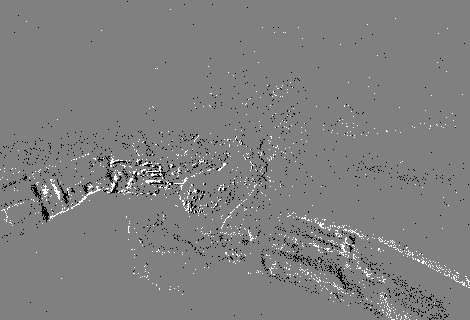
#> input picture TransUNet-single/datasets/GaE_Dataset_final/Testing/Events/New_folder/Event Image 1007.png, 470 x 320 px; its folder holds only this picture in this run
$ python transform_dataset_test_final_EvB.py
#> lines starting #> are read from the running program, lines starting #| are printed output that depends on the picture; after the words box and inside, x2 and y2 are one past the last pixel; in counts of white or black regions, pixels touching at a corner belong together
import numpy as np
import os
import cv2
import matplotlib.pyplot as plt
import pickle

# Paths to traning images
test_data_path = "./GaE_Dataset_final/Testing/Events/New_folder"
test_label_path = "./GaE_Dataset_final/Testing/Masks/New_folder"

# Path to save generated .npz files
npz_saving_path = "./GaE_final_EvB/test_npz/"

# This is used to filter bad images
# preserving_ratio = 0.25


filenames = os.listdir(test_data_path)

png_test_list = []
for filename in filenames: # Get all images name
    if filename.endswith('png'):
        png_test_list.append(filename)
print('Number of images found : ', len(png_test_list))

png_test_list.sort()

filenames2 = os.listdir(test_label_path)

png_label_list = []
for filename in filenames2: # Get all labels name
    if filename.endswith('png'):
        png_label_list.append(filename)
print('Number of labels found : ', len(png_label_list))

png_label_list.sort()

list_file = open('./test.txt','a')

for i, f in enumerate(png_test_list):
    # Read testing image
    data_path = os.path.join(test_data_path, f)
    img_o = cv2.imread(data_path)
#> img_o is the input picture: shape (320, 470, 3); min 0, max 255, mean 127.5
    img = cv2.resize(img_o, (320,320), interpolation=cv2.INTER_AREA)
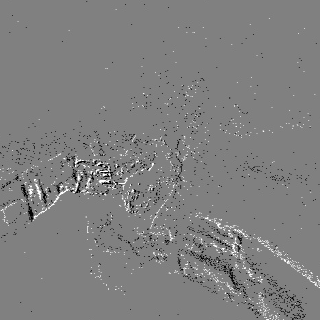
#> img: shape (320, 320, 3); min 0, max 255, mean 127.5
    img = img / np.amax(img)  # Normalisation
    img_avg = (img[:,:,0]+img[:,:,1]+img[:,:,2])/3
    img_arr = np.asarray(img_avg)

    # Read testing label
    label_path = os.path.join(test_label_path, png_label_list[i])
    img_label_o = cv2.imread(label_path)
    img_label = cv2.resize(img_label_o, (320,320), interpolation=cv2.INTER_AREA)
    img_label_avg = (img_label[:,:,0]+img_label[:,:,1]+img_label[:,:,2])/3
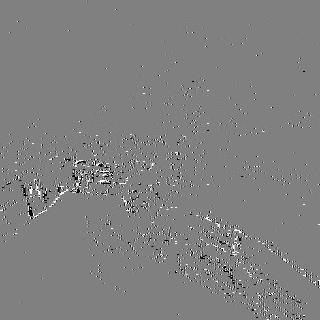
#> img_label_avg: shape (320, 320) float64; min 0, max 85, mean 42.7; drawn with min black and max white
    above_1 = np.nonzero(img_label_avg)
#> above_1 = 102273 positions, rows 0 to 319, columns 0 to 319
    img_label_avg[above_1] = 1
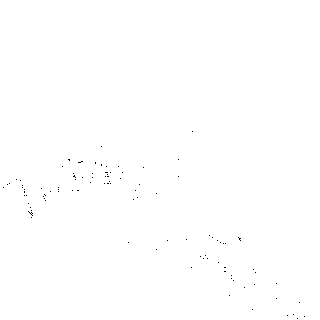
#> img_label_avg: shape (320, 320) float64; values 0 (black) and 1 (white), 99.9% white; black in thin lines or dots, all inside (x1, y1, x2, y2) = (3, 131, 305, 319)
    img_label_arr = np.asarray(img_label_avg)

    # Store data as .npz format
    if not os.path.exists(npz_saving_path):
        os.makedirs(npz_saving_path)
    np.savez(os.path.join(npz_saving_path, f[0:-4]+'.npz'), image=img_arr, label=img_label_arr, case_name=f[0:-4])

    # Make a record in list
    list_file.write(f[0:-4])
    list_file.write('\n')

    print(f+'.npz finished.')

list_file.close()
print('All .npz transform complete!')


# Show dataset with npz format
test = np.load(os.path.join(npz_saving_path,png_test_list[0][0:-4]+'.npz'))
cv2.imshow('test_data',test['image'])
cv2.waitKey(5000)
cv2.imshow('test_label',test['label'])
cv2.waitKey(5000)

$ run again, on TransUNet-single/datasets/GaE_Dataset_final/Testing/Events/New_folder/Event Image 921.png
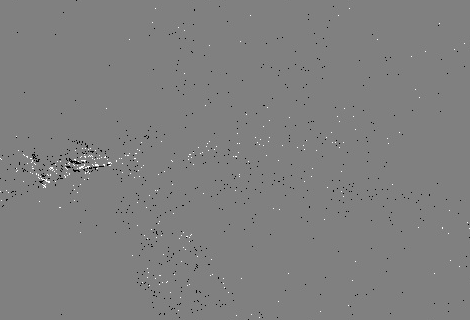
#> input picture TransUNet-single/datasets/GaE_Dataset_final/Testing/Events/New_folder/Event Image 921.png, 470 x 320 px
#> img_o is the input picture: shape (320, 470, 3); min 0, max 255, mean 127.7
#> `img = cv2.resize(img_o, (320,320), interpolation=cv2.INTER_AREA)`:
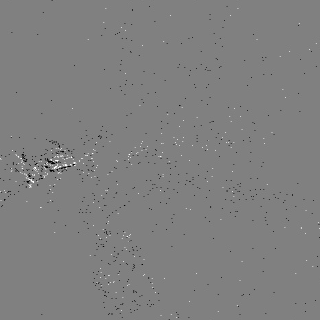
#> img: shape (320, 320, 3); min 0, max 255, mean 127.7
#> `img_label_avg = (img_label[:,:,0]+img_label[:,:,1]+img_label[:,:,2])/3`:
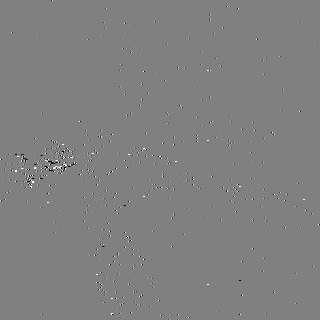
#> img_label_avg: shape (320, 320) float64; min 0, max 85, mean 42.7; drawn with min black and max white
#> above_1 = 102385 positions, rows 0 to 319, columns 0 to 319

$ run again, on TransUNet-single/datasets/GaE_Dataset_final/Testing/Events/New_folder/Event Image 1015.png
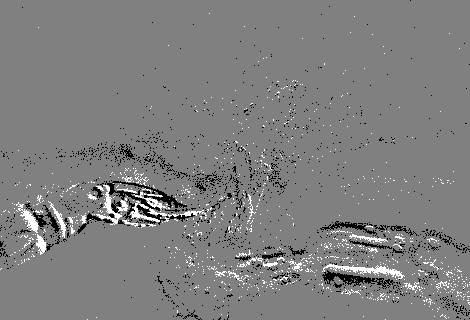
#> input picture TransUNet-single/datasets/GaE_Dataset_final/Testing/Events/New_folder/Event Image 1015.png, 470 x 320 px
#> img_o is the input picture: shape (320, 470, 3); min 0, max 255, mean 126.9
#> `img_label_avg = (img_label[:,:,0]+img_label[:,:,1]+img_label[:,:,2])/3`:
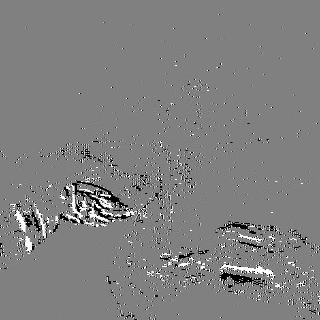
#> img_label_avg: shape (320, 320) float64; min 0, max 85, mean 42.6; drawn with min black and max white
#> above_1 = 101853 positions, rows 0 to 319, columns 0 to 319
#> `img_label_avg[above_1] = 1`:
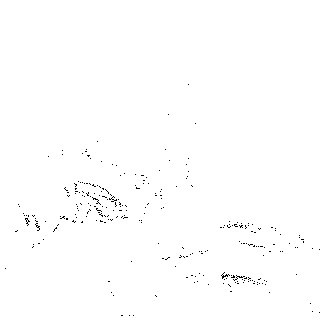
#> img_label_avg: shape (320, 320) float64; values 0 (black) and 1 (white), 99.5% white; black in thin lines or dots, all inside (x1, y1, x2, y2) = (5, 84, 320, 316)
